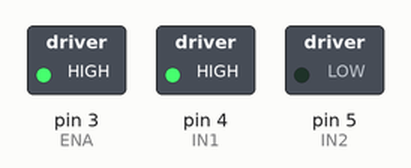
Recording of a sketch running on a simulated Arduino Uno, built with avr-gcc and run on an emulated ATmega328P. Parts: switched loads named in the sketch (green lamp = pin HIGH).

Above: at 0.05 s.
At 1.5 s:
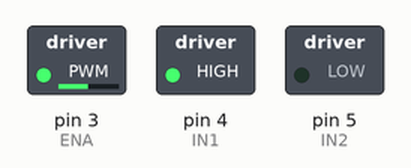
At 3.0 s:
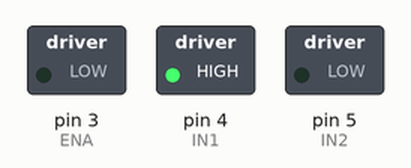
Timing chart, 0 to 3.5 s (numbered marks = the images above):
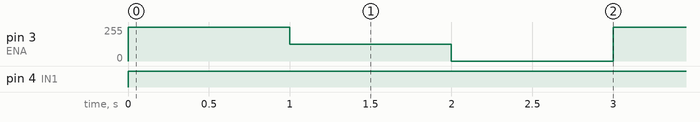

Measured:
- by itself, pin 3 (ENA): repeats every 3.0 s: 125/255 1.0 s, 0/255 1.0 s, 255/255 1.0 s
- by itself, pin 4 (IN1): LOW → HIGH at 0.00 s

The sketch:

motorcode.ino
```cpp
int IN1 = 4;
int IN2 = 5;
int ENA =3;

void setup() {
  // put your setup code here, to run once:
  pinMode(IN1, OUTPUT);
  pinMode(IN2, OUTPUT);
  pinMode(ENA, OUTPUT);

}

void loop() {
  // put your main code here, to run repeatedly:
  digitalWrite(IN1, HIGH);
  digitalWrite(IN2, LOW);
  analogWrite(ENA,255);
  delay(1000);
  digitalWrite(IN1, HIGH);
  digitalWrite(IN2, LOW);
  analogWrite(ENA,125);
  delay(1000);
  digitalWrite(IN1, HIGH);
  digitalWrite(IN2, LOW);
  analogWrite(ENA,0);
  delay(1000);

}
```
